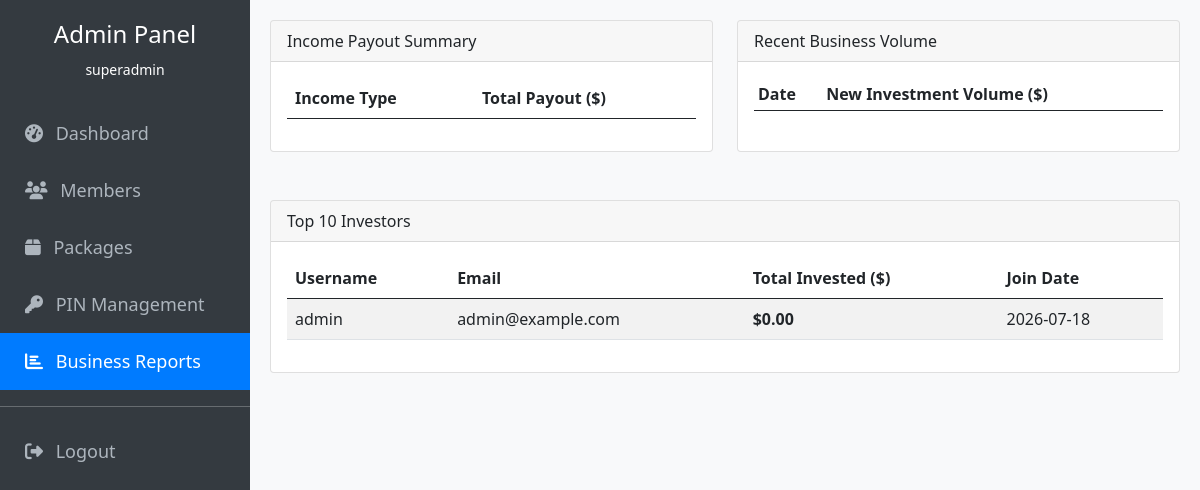
The page /admin/reports.php (signed in) on the database its author committed.
### tables this page shows
CREATE TABLE IF NOT EXISTS `users` (
  `id` INT AUTO_INCREMENT PRIMARY KEY,
  `username` VARCHAR(50) UNIQUE NOT NULL,
  `full_name` VARCHAR(100) DEFAULT NULL,
  `phone` VARCHAR(20) DEFAULT NULL,
  `address` TEXT DEFAULT NULL,
  `post_office_number` VARCHAR(20) DEFAULT NULL,
  `state` VARCHAR(100) DEFAULT NULL,
  `country` VARCHAR(100) DEFAULT NULL,
  `email` VARCHAR(100) UNIQUE NOT NULL,
  `password` VARCHAR(255) NOT NULL,
  `sponsor_id` INT DEFAULT NULL,
  `placement_id` INT DEFAULT NULL,
  `position` ENUM('left', 'right') DEFAULT NULL,
  `rank_id` INT DEFAULT 0,
  `total_investment` DECIMAL(15, 2) DEFAULT 0.00,
  `left_leg_business` DECIMAL(15, 2) DEFAULT 0.00,
  `right_leg_business` DECIMAL(15, 2) DEFAULT 0.00,
  `rank_income_days` INT DEFAULT 0,
  `status` ENUM('active', 'inactive', 'suspended') DEFAULT 'active',
  `created_at` TIMESTAMP DEFAULT CURRENT_TIMESTAMP,
  FOREIGN KEY (`sponsor_id`) REFERENCES `users`(`id`),
  FOREIGN KEY (`placement_id`) REFERENCES `users`(`id`)
);

### admin/reports.php (the view, shortened to what this page needs)
<?php
include __DIR__ . '/includes/header.php';
?>
<div class="row">
    <div class="col-md-6 mb-4">
        <div class="card h-100">
            <div class="card-header">Income Payout Summary</div>
            <div class="card-body">
                <table class="table">
                    <thead>
                        <tr>
                            <th>Income Type</th>
                            <th>Total Payout ($)</th>
                        </tr>
                    </thead>
                </table>
            </div>
        </div>
    </div>
    <div class="col-md-6 mb-4">
        <div class="card h-100">
            <div class="card-header">Recent Business Volume</div>
            <div class="card-body">
                <div class="table-responsive">
                    <table class="table table-sm">
                        <thead>
                            <tr>
                                <th>Date</th>
                                <th>New Investment Volume ($)</th>
                            </tr>
                        </thead>
                    </table>
                </div>
            </div>
        </div>
    </div>
</div>
<div class="row mt-4">
    <div class="col-md-12">
        <div class="card">
            <div class="card-header">Top 10 Investors</div>
            <div class="card-body">
                <table class="table table-striped">
                    <thead>
                        <tr>
                            <th>Username</th>
                            <th>Email</th>
                            <th>Total Invested ($)</th>
                            <th>Join Date</th>
                        </tr>
                    </thead>
                    <tbody>
                        <?php
                        $topInvestors = $db->query("SELECT username, email, total_investment, created_at FROM users ORDER BY total_investment DESC LIMIT 10")->fetchAll();
                        foreach($topInvestors as $top):
                        ?>
                        <tr>
                            <td><?php echo $top['username']; ?></td>
                            <td><?php echo $top['email']; ?></td>
                            <td class="fw-bold">$<?php echo number_format($top['total_investment'], 2); ?></td>
                            <td><?php echo date('Y-m-d', strtotime($top['created_at'])); ?></td>
                        </tr>
                        <?php endforeach; ?>
                    </tbody>
                </table>
            </div>
        </div>
    </div>
</div>
<?php include __DIR__ . '/includes/footer.php'; ?>

### admin/includes/header.php (style rules this page uses)
body { background-color: #f8f9fa; }

### rows shown on the page
users: username "admin", email "admin@example.com", total_investment "0.00", created_at "2026-07-18"

### other values the page prints
$_SESSION['admin_username'] "superadmin"
